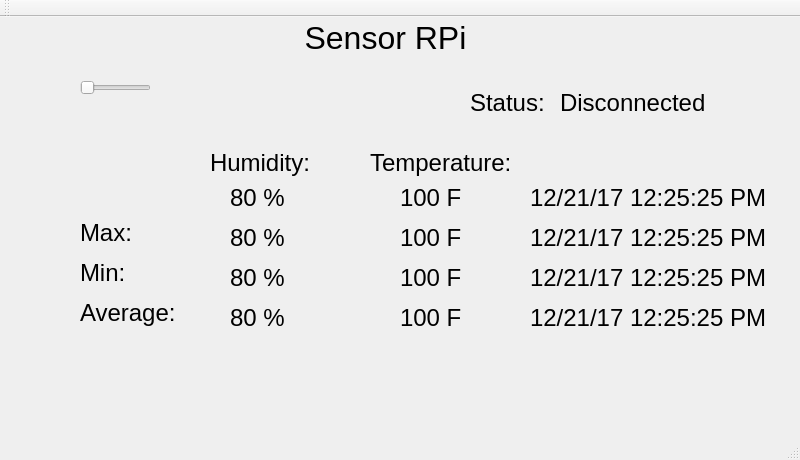
<?xml version="1.0" encoding="UTF-8"?>
<ui version="4.0">
 <class>MainWindow</class>
 <widget class="QMainWindow" name="MainWindow">
  <property name="windowModality">
   <enum>Qt::NonModal</enum>
  </property>
  <property name="geometry">
   <rect>
    <x>0</x>
    <y>0</y>
    <width>800</width>
    <height>460</height>
   </rect>
  </property>
  <property name="windowTitle">
   <string>MainWindow</string>
  </property>
  <widget class="QWidget" name="centralWidget">
   <widget class="QLabel" name="label">
    <property name="geometry">
     <rect>
      <x>100</x>
      <y>-20</y>
      <width>571</width>
      <height>81</height>
     </rect>
    </property>
    <property name="font">
     <font>
      <pointsize>24</pointsize>
     </font>
    </property>
    <property name="text">
     <string>Sensor RPi</string>
    </property>
    <property name="alignment">
     <set>Qt::AlignCenter</set>
    </property>
   </widget>
   <widget class="QLabel" name="label_2">
    <property name="geometry">
     <rect>
      <x>370</x>
      <y>120</y>
      <width>181</width>
      <height>51</height>
     </rect>
    </property>
    <property name="font">
     <font>
      <pointsize>18</pointsize>
     </font>
    </property>
    <property name="text">
     <string>Temperature:</string>
    </property>
   </widget>
   <widget class="QLabel" name="label_3">
    <property name="geometry">
     <rect>
      <x>210</x>
      <y>120</y>
      <width>181</width>
      <height>51</height>
     </rect>
    </property>
    <property name="font">
     <font>
      <pointsize>18</pointsize>
     </font>
    </property>
    <property name="text">
     <string>Humidity:</string>
    </property>
   </widget>
   <widget class="QLabel" name="txtTemp">
    <property name="geometry">
     <rect>
      <x>400</x>
      <y>160</y>
      <width>81</width>
      <height>41</height>
     </rect>
    </property>
    <property name="font">
     <font>
      <pointsize>18</pointsize>
     </font>
    </property>
    <property name="text">
     <string>100 F</string>
    </property>
   </widget>
   <widget class="QLabel" name="txtHumidity">
    <property name="geometry">
     <rect>
      <x>230</x>
      <y>160</y>
      <width>81</width>
      <height>41</height>
     </rect>
    </property>
    <property name="font">
     <font>
      <pointsize>18</pointsize>
     </font>
    </property>
    <property name="text">
     <string>80 %</string>
    </property>
   </widget>
   <widget class="QLabel" name="label_4">
    <property name="geometry">
     <rect>
      <x>470</x>
      <y>60</y>
      <width>181</width>
      <height>51</height>
     </rect>
    </property>
    <property name="font">
     <font>
      <pointsize>18</pointsize>
     </font>
    </property>
    <property name="text">
     <string>Status:</string>
    </property>
   </widget>
   <widget class="QLabel" name="txtDate_Current">
    <property name="geometry">
     <rect>
      <x>530</x>
      <y>160</y>
      <width>251</width>
      <height>41</height>
     </rect>
    </property>
    <property name="font">
     <font>
      <pointsize>18</pointsize>
     </font>
    </property>
    <property name="text">
     <string>12/21/17 12:25:25 PM</string>
    </property>
   </widget>
   <widget class="QLabel" name="txtTemp_Max">
    <property name="geometry">
     <rect>
      <x>400</x>
      <y>200</y>
      <width>81</width>
      <height>41</height>
     </rect>
    </property>
    <property name="font">
     <font>
      <pointsize>18</pointsize>
     </font>
    </property>
    <property name="text">
     <string>100 F</string>
    </property>
   </widget>
   <widget class="QLabel" name="txtHumidity_Max">
    <property name="geometry">
     <rect>
      <x>230</x>
      <y>200</y>
      <width>81</width>
      <height>41</height>
     </rect>
    </property>
    <property name="font">
     <font>
      <pointsize>18</pointsize>
     </font>
    </property>
    <property name="text">
     <string>80 %</string>
    </property>
   </widget>
   <widget class="QLabel" name="txtDate_Max">
    <property name="geometry">
     <rect>
      <x>530</x>
      <y>200</y>
      <width>251</width>
      <height>41</height>
     </rect>
    </property>
    <property name="font">
     <font>
      <pointsize>18</pointsize>
     </font>
    </property>
    <property name="text">
     <string>12/21/17 12:25:25 PM</string>
    </property>
   </widget>
   <widget class="QLabel" name="txtTemp_Min">
    <property name="geometry">
     <rect>
      <x>400</x>
      <y>240</y>
      <width>81</width>
      <height>41</height>
     </rect>
    </property>
    <property name="font">
     <font>
      <pointsize>18</pointsize>
     </font>
    </property>
    <property name="text">
     <string>100 F</string>
    </property>
   </widget>
   <widget class="QLabel" name="txtHumidity_Min">
    <property name="geometry">
     <rect>
      <x>230</x>
      <y>240</y>
      <width>81</width>
      <height>41</height>
     </rect>
    </property>
    <property name="font">
     <font>
      <pointsize>18</pointsize>
     </font>
    </property>
    <property name="text">
     <string>80 %</string>
    </property>
   </widget>
   <widget class="QLabel" name="txtDate_Min">
    <property name="geometry">
     <rect>
      <x>530</x>
      <y>240</y>
      <width>251</width>
      <height>41</height>
     </rect>
    </property>
    <property name="font">
     <font>
      <pointsize>18</pointsize>
     </font>
    </property>
    <property name="text">
     <string>12/21/17 12:25:25 PM</string>
    </property>
   </widget>
   <widget class="QLabel" name="txtTemp_Avg">
    <property name="geometry">
     <rect>
      <x>400</x>
      <y>280</y>
      <width>81</width>
      <height>41</height>
     </rect>
    </property>
    <property name="font">
     <font>
      <pointsize>18</pointsize>
     </font>
    </property>
    <property name="text">
     <string>100 F</string>
    </property>
   </widget>
   <widget class="QLabel" name="txtHumidity_Avg">
    <property name="geometry">
     <rect>
      <x>230</x>
      <y>280</y>
      <width>81</width>
      <height>41</height>
     </rect>
    </property>
    <property name="font">
     <font>
      <pointsize>18</pointsize>
     </font>
    </property>
    <property name="text">
     <string>80 %</string>
    </property>
   </widget>
   <widget class="QLabel" name="txtDate_Avg">
    <property name="geometry">
     <rect>
      <x>530</x>
      <y>280</y>
      <width>251</width>
      <height>41</height>
     </rect>
    </property>
    <property name="font">
     <font>
      <pointsize>18</pointsize>
     </font>
    </property>
    <property name="text">
     <string>12/21/17 12:25:25 PM</string>
    </property>
   </widget>
   <widget class="QLabel" name="label_5">
    <property name="geometry">
     <rect>
      <x>80</x>
      <y>190</y>
      <width>181</width>
      <height>51</height>
     </rect>
    </property>
    <property name="font">
     <font>
      <pointsize>18</pointsize>
     </font>
    </property>
    <property name="text">
     <string>Max:</string>
    </property>
   </widget>
   <widget class="QLabel" name="label_6">
    <property name="geometry">
     <rect>
      <x>80</x>
      <y>230</y>
      <width>181</width>
      <height>51</height>
     </rect>
    </property>
    <property name="font">
     <font>
      <pointsize>18</pointsize>
     </font>
    </property>
    <property name="text">
     <string>Min:</string>
    </property>
   </widget>
   <widget class="QLabel" name="label_7">
    <property name="geometry">
     <rect>
      <x>80</x>
      <y>270</y>
      <width>181</width>
      <height>51</height>
     </rect>
    </property>
    <property name="font">
     <font>
      <pointsize>18</pointsize>
     </font>
    </property>
    <property name="text">
     <string>Average:</string>
    </property>
   </widget>
   <widget class="QLabel" name="txtStatus">
    <property name="geometry">
     <rect>
      <x>560</x>
      <y>60</y>
      <width>181</width>
      <height>51</height>
     </rect>
    </property>
    <property name="font">
     <font>
      <pointsize>18</pointsize>
     </font>
    </property>
    <property name="text">
     <string>Disconnected</string>
    </property>
   </widget>
   <widget class="QSlider" name="horizontalSlider">
    <property name="geometry">
     <rect>
      <x>80</x>
      <y>60</y>
      <width>71</width>
      <height>21</height>
     </rect>
    </property>
    <property name="maximum">
     <number>1</number>
    </property>
    <property name="pageStep">
     <number>1</number>
    </property>
    <property name="orientation">
     <enum>Qt::Horizontal</enum>
    </property>
   </widget>
  </widget>
  <widget class="QMenuBar" name="menuBar">
   <property name="geometry">
    <rect>
     <x>0</x>
     <y>0</y>
     <width>800</width>
     <height>23</height>
    </rect>
   </property>
  </widget>
  <widget class="QToolBar" name="mainToolBar">
   <attribute name="toolBarArea">
    <enum>TopToolBarArea</enum>
   </attribute>
   <attribute name="toolBarBreak">
    <bool>false</bool>
   </attribute>
  </widget>
  <widget class="QStatusBar" name="statusBar"/>
 </widget>
 <layoutdefault spacing="6" margin="11"/>
 <resources/>
 <connections/>
</ui>
